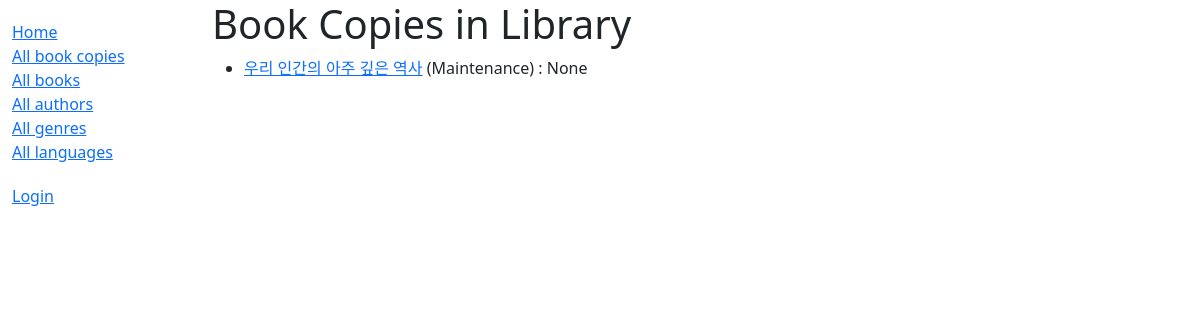
The page /catalog/bookinstances/ on the database as committed earlier.
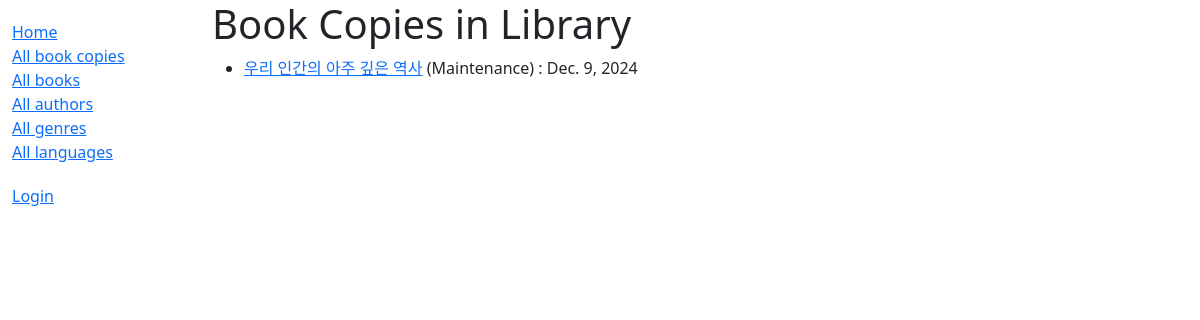
The same page on the database as committed later.
### catalog/models.py (models this page shows, shortened)
class BookInstance(models.Model):
    id = models.UUIDField(primary_key=True, default=uuid.uuid4,
                          help_text="Unique ID for this particular book across whole library")
    book = models.ForeignKey('Book', on_delete=models.RESTRICT, null=True)
    imprint = models.CharField(max_length=200)
    due_back = models.DateField(null=True, blank=True)
    borrower = models.ForeignKey(User, on_delete=models.SET_NULL, null=True, blank=True)
    @property
    def is_overdue(self):
        return bool(self.due_back and date.today() > self.due_back)
    LOAN_STATUS = (
        ('d', 'Maintenance'),
        ('o', 'On loan'),
        ('a', 'Available'),
        ('r', 'Reserved'),
    )
    status = models.CharField(
        max_length=1,
        choices=LOAN_STATUS,
        blank=True,
        default='d',
        help_text='Book availability')
    class Meta:
        ordering = ['due_back']
        permissions = (("can_mark_returned", "Set book as returned"),)

class Book(models.Model):
    title = models.CharField(max_length=200)
    author = models.ForeignKey('Author', on_delete=models.RESTRICT, null=True)
    summary = models.TextField(
        max_length=1000, help_text="Enter a brief description of the book")
    isbn = models.CharField('ISBN', max_length=13,
                            unique=True,
                            help_text='13 Character <a href="https://www.isbn-international.org/content/what-isbn'
                                      '">ISBN number</a>')
    genre = models.ManyToManyField(
        Genre, help_text="Select a genre for this book")
    language = models.ForeignKey(
        'Language', on_delete=models.SET_NULL, null=True)
    class Meta:
        ordering = ['title', 'author']
    def display_genre(self):
        """ 장르의 문자열을 만듬. 관리에서 장르를 표시하려면 이 작업이 필요함"""
        return ', '.join([genre.name for genre in self.genre.all()[:3]])
    display_genre.short_description = 'Genre'

### catalog/views.py (the view)
# urls.py: path('bookinstances/', views.BookInstanceListView.as_view(), name='bookinstances'),
class BookInstanceListView(generic.ListView):
    model = BookInstance
    paginate_by = 10

### catalog/templates/catalog/bookinstance_list.html (shortened to what this page needs)
{% extends "base_generic.html" %}
{% block content %}
    <h1>Book Copies in Library</h1>
    <ul>
      {% for bookinst in bookinstance_list %}
      <li class="{% if bookinst.is_overdue %}text-danger{% endif %}">
        <a href="{% url 'bookinstance-detail' bookinst.pk %}">{{bookinst.book.title}}</a> ({{ bookinst.get_status_display }})
        {% if bookinst.status != 'a' %}: {{ bookinst.due_back }} {% endif %}
      </li>
      {% empty %}
      <li>There are no book copies available.</li>
      {% endfor %}
    </ul>
{% endblock %}

Rows that differ between the two databases and show on the page:
changed BookInstance "Maintenance": due_back "None" → "Dec. 9, 2024"
